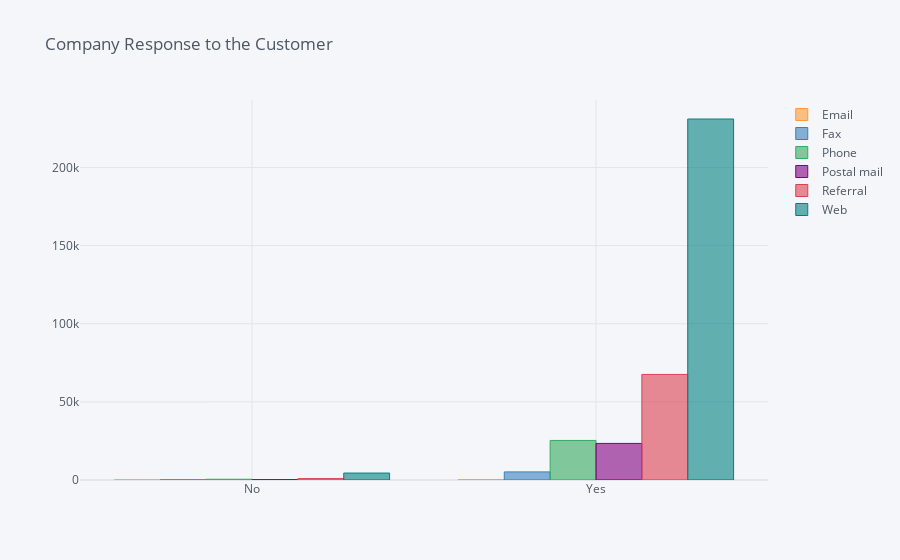

Notebook source saved alongside this figure:
### Code cell
pd.crosstab(cc_train['Timely Response?'],cc_train['Submitted Via']).iplot(kind='bar',
                                                                                    title='Company Response to the Customer')

### Figure 1 — Plotly figure (JSON) as saved in the notebook; plotly's stock layout.template omitted (floating-point values rounded to 4 significant figures)
{"data": [{"marker": {"color": "rgba(255, 153, 51, 0.6)", "line": {"color": "rgba(255, 153, 51, 1.0)", "width": 1}}, "name": "Email", "orientation": "v", "text": "", "type": "bar", "x": ["No", "Yes"], "y": [4, 184]}, {"marker": {"color": "rgba(55, 128, 191, 0.6)", "line": {"color": "rgba(55, 128, 191, 1.0)", "width": 1}}, "name": "Fax", "orientation": "v", "text": "", "type": "bar", "x": ["No", "Yes"], "y": [82, 5182]}, {"marker": {"color": "rgba(50, 171, 96, 0.6)", "line": {"color": "rgba(50, 171, 96, 1.0)", "width": 1}}, "name": "Phone", "orientation": "v", "text": "", "type": "bar", "x": ["No", "Yes"], "y": [483, 25319]}, {"marker": {"color": "rgba(128, 0, 128, 0.6)", "line": {"color": "rgba(128, 0, 128, 1.0)", "width": 1}}, "name": "Postal mail", "orientation": "v", "text": "", "type": "bar", "x": ["No", "Yes"], "y": [234, 23410]}, {"marker": {"color": "rgba(219, 64, 82, 0.6)", "line": {"color": "rgba(219, 64, 82, 1.0)", "width": 1}}, "name": "Referral", "orientation": "v", "text": "", "type": "bar", "x": ["No", "Yes"], "y": [890, 67560]}, {"marker": {"color": "rgba(0, 128, 128, 0.6)", "line": {"color": "rgba(0, 128, 128, 1.0)", "width": 1}}, "name": "Web", "orientation": "v", "text": "", "type": "bar", "x": ["No", "Yes"], "y": [4442, 231020]}], "layout": {"legend": {"bgcolor": "#F5F6F9", "font": {"color": "#4D5663"}}, "paper_bgcolor": "#F5F6F9", "plot_bgcolor": "#F5F6F9", "title": {"font": {"color": "#4D5663"}, "text": "Company Response to the Customer"}, "xaxis": {"gridcolor": "#E1E5ED", "showgrid": true, "tickfont": {"color": "#4D5663"}, "title": {"font": {"color": "#4D5663"}, "text": ""}, "zerolinecolor": "#E1E5ED"}, "yaxis": {"gridcolor": "#E1E5ED", "showgrid": true, "tickfont": {"color": "#4D5663"}, "title": {"font": {"color": "#4D5663"}, "text": ""}, "zerolinecolor": "#E1E5ED"}}}
